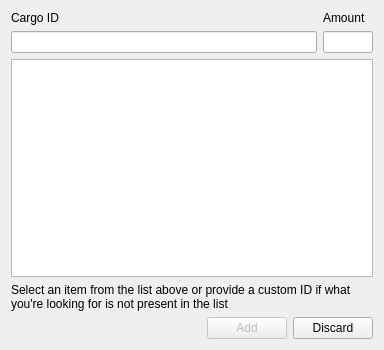
<?xml version="1.0" encoding="UTF-8"?>
<ui version="4.0">
 <class>CargoDialog</class>
 <widget class="QDialog" name="CargoDialog">
  <property name="geometry">
   <rect>
    <x>0</x>
    <y>0</y>
    <width>384</width>
    <height>350</height>
   </rect>
  </property>
  <property name="windowTitle">
   <string>Add Cargo</string>
  </property>
  <property name="styleSheet">
   <string notr="true">QLineEdit[valid=false]{color: rgb(255,0,0)}
QLineEdit[valid=true]{color: rgb(0,0,0)}
QLabel[valid=false]{color: rgb(255,0,0)}
QLabel[valid=true]{color: rgb(0,0,0)}</string>
  </property>
  <layout class="QVBoxLayout" name="verticalLayout">
   <item>
    <layout class="QGridLayout" name="gridLayout">
     <item row="1" column="1">
      <widget class="QLineEdit" name="lineEdit_Cargo_Amount">
       <property name="maximumSize">
        <size>
         <width>50</width>
         <height>16777215</height>
        </size>
       </property>
      </widget>
     </item>
     <item row="1" column="0">
      <widget class="QLineEdit" name="lineEdit_Cargo_ID">
       <property name="minimumSize">
        <size>
         <width>0</width>
         <height>0</height>
        </size>
       </property>
      </widget>
     </item>
     <item row="0" column="0">
      <widget class="QLabel" name="label_Cargo_ID">
       <property name="text">
        <string>Cargo ID</string>
       </property>
      </widget>
     </item>
     <item row="0" column="1">
      <widget class="QLabel" name="label_Amount">
       <property name="text">
        <string>Amount</string>
       </property>
      </widget>
     </item>
    </layout>
   </item>
   <item>
    <widget class="QListWidget" name="listWidget_Cargo"/>
   </item>
   <item>
    <widget class="QLabel" name="label_Info">
     <property name="text">
      <string>Select an item from the list above or provide a custom ID if what you're looking for is not present in the list</string>
     </property>
     <property name="wordWrap">
      <bool>true</bool>
     </property>
    </widget>
   </item>
   <item>
    <layout class="QHBoxLayout" name="horizontalLayout">
     <item>
      <spacer name="horizontalSpacer">
       <property name="orientation">
        <enum>Qt::Horizontal</enum>
       </property>
       <property name="sizeHint" stdset="0">
        <size>
         <width>40</width>
         <height>20</height>
        </size>
       </property>
      </spacer>
     </item>
     <item>
      <widget class="QPushButton" name="pushButton_Add">
       <property name="enabled">
        <bool>false</bool>
       </property>
       <property name="text">
        <string>Add</string>
       </property>
      </widget>
     </item>
     <item>
      <widget class="QPushButton" name="pushButton_Discard">
       <property name="text">
        <string>Discard</string>
       </property>
      </widget>
     </item>
    </layout>
   </item>
  </layout>
 </widget>
 <resources/>
 <connections/>
</ui>
